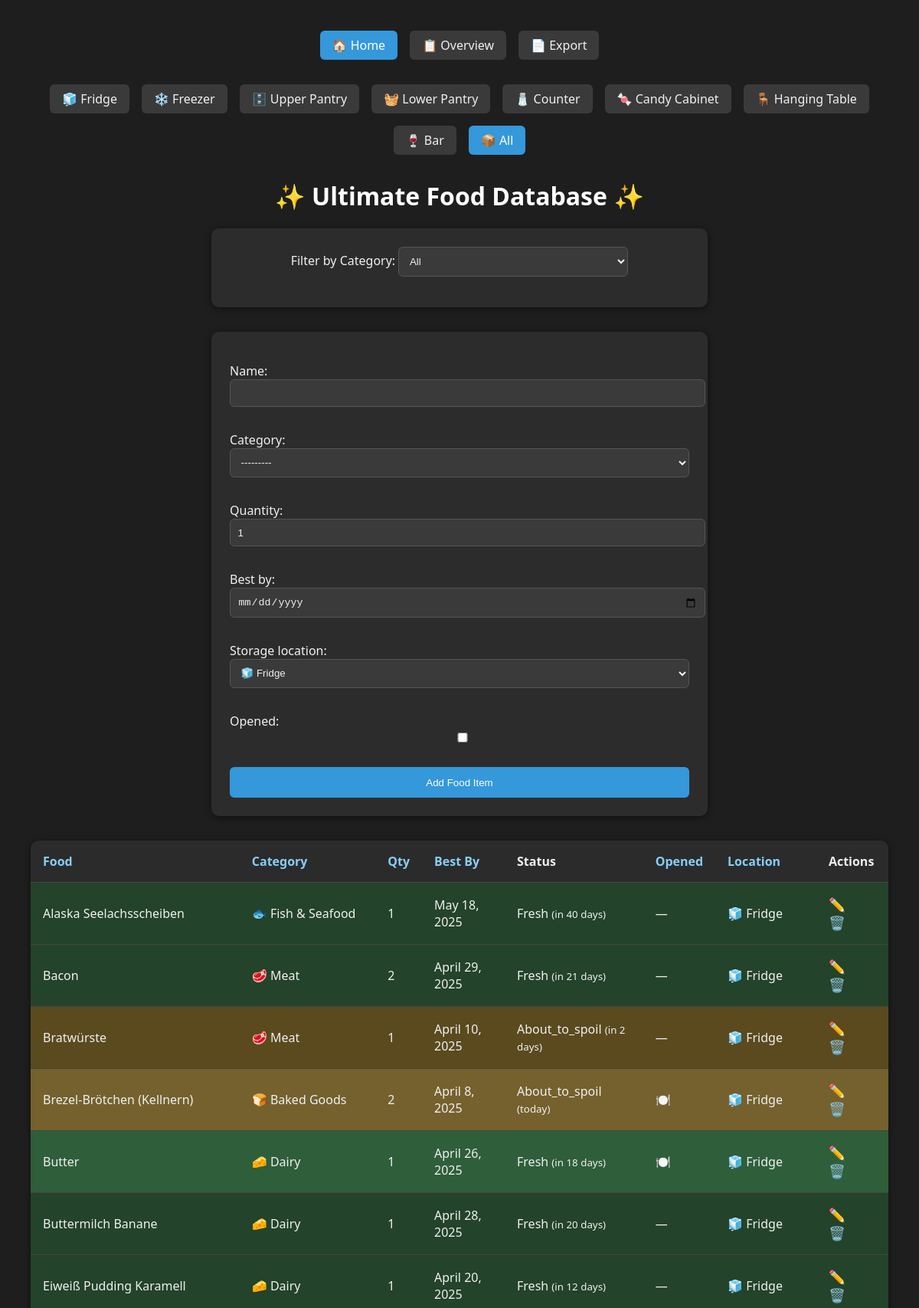
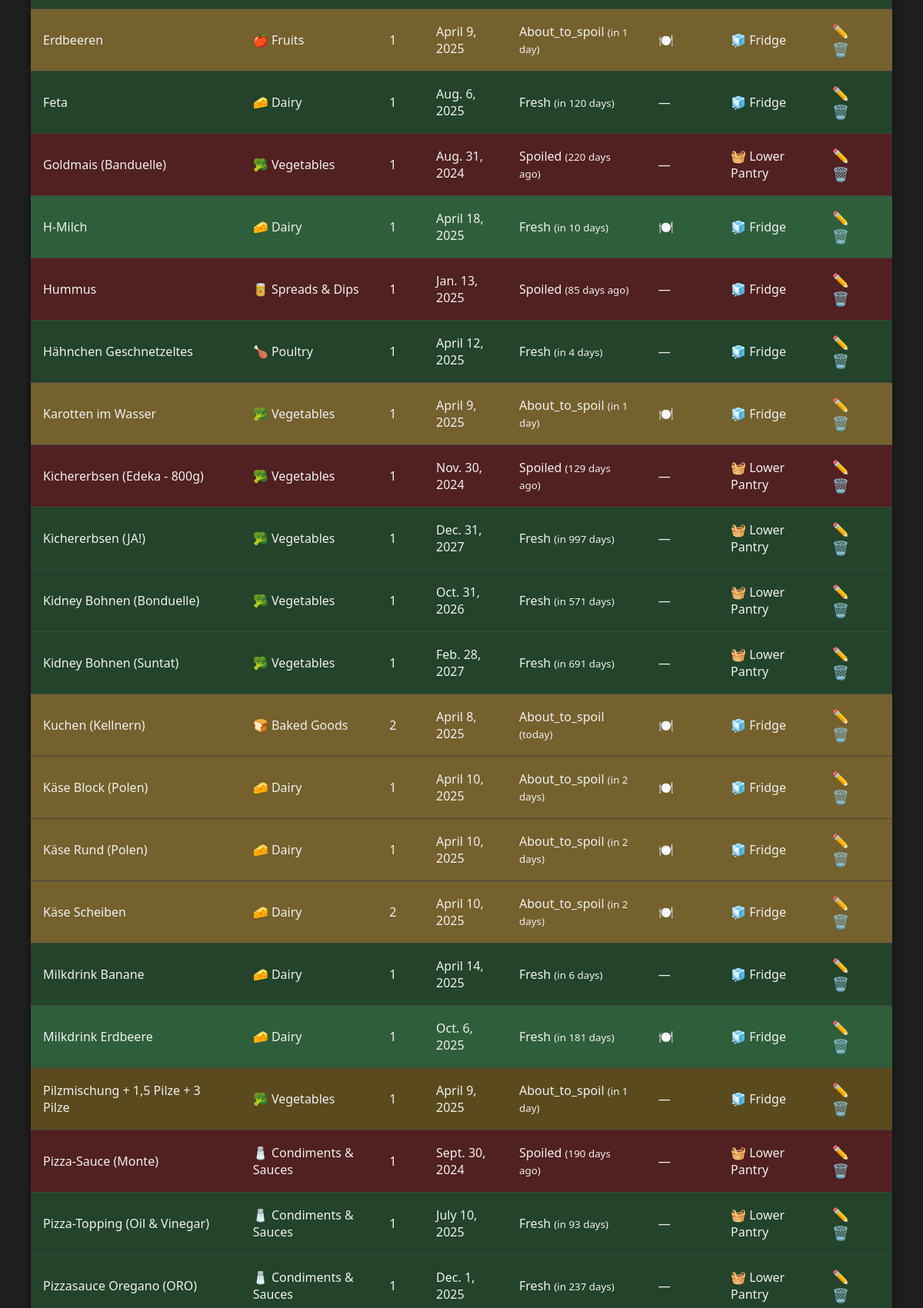
The page /?sort=name (upper part) on the database its author committed (2 pictures, top to bottom).
### fridge/models.py (models this page shows)
class FoodItem(models.Model):
    CATEGORY_CHOICES = [
        ('vegetables', '🥦 Vegetables'),
        ('fruits', '🍎 Fruits'),
        ('dairy', '🧀 Dairy'),
        ('meat', '🥩 Meat'),
        ('poultry', '🍗 Poultry'),
        ('fish', '🐟 Fish & Seafood'),
        ('eggs', '🥚 Eggs'),
        ('baked', '🍞 Baked Goods'),
        ('leftovers', '🍱 Leftovers'),
        ('spreads', '🥫 Spreads & Dips'),
        ('condiments', '🧂 Condiments & Sauces'),
        ('beverages', '🧃 Beverages'),
        ('frozen', '🧊 Frozen Foods'),
        ('snacks', '🍪 Snacks & Sweets'),
        ('prepared', '🍽️ Prepared Meals'),
        ('other', '📦 Other'),
    ]
    STORAGE_CHOICES = [
        ('fridge', '🧊 Fridge'),
        ('freezer', '❄️ Freezer'),
        ('upper_pantry', '🗄️ Upper Pantry'),
        ('lower_pantry', '🧺 Lower Pantry'),
        ('counter', '🧂 Counter'),
        ('candy_cabinet', '🍬 Candy Cabinet'),
        ('hanging_table', '🪑 Hanging Table'),
        ('bar', '🍷 Bar'),
    ]
    name = models.CharField(max_length=100)
    category = models.CharField(max_length=50, choices=CATEGORY_CHOICES)
    quantity = models.IntegerField(default=1)
    best_by = models.DateField(null=True, blank=True)
    storage_location = models.CharField(max_length=50, choices=STORAGE_CHOICES, default='fridge')
    opened = models.BooleanField(default=False)
    @property
    def status(self):
        if self.best_by is None:
            return "unknown"
        today = date.today()
        if self.best_by < today:
            return "spoiled"
        elif self.best_by <= today + timedelta(days=3):
            return "about_to_spoil"
        else:
            return "fresh"
    @property
    def days_left(self):
        if self.best_by is None:
            return "?"
        delta = (self.best_by - date.today()).days
        if delta > 0:
            return f"in {delta} day{'s' if delta > 1 else ''}"
        elif delta == 0:
            return "today"
        else:
            return f"{abs(delta)} day{'s' if abs(delta) > 1 else ''} ago"

### fridge/views.py (the view, shortened to what this page needs)
# urls.py: path('', views.fridge_view, name='fridge'),
def fridge_view(request):
    items = FoodItem.objects.all()
    sort = request.GET.get('sort')
    selected_category = request.GET.get('category', '')
    selected_storage = request.GET.get('storage', '')
    if selected_category:
        items = items.filter(category=selected_category)
    if selected_storage:
        items = items.filter(storage_location=selected_storage)
    if sort and sort != 'None':
        items = items.order_by(sort)
    else:
        items = items.order_by('storage_location', 'best_by')
    initial_data = {'storage_location': selected_storage} if selected_storage else {}
    form = FoodItemForm(request.POST or None, initial=initial_data)
    context = {
        'items': items,
        'form': form,
        'categories': FoodItem.CATEGORY_CHOICES,
        'storage_locations': FoodItem.STORAGE_CHOICES,
        'selected_category': selected_category,
        'selected_storage': selected_storage,
        'sort': sort,
    }
    return render(request, 'fridge/fridge.html', context)

### fridge/forms.py
class FoodItemForm(forms.ModelForm):
    class Meta:
        model = FoodItem
        fields = ['name', 'category', 'quantity', 'best_by', 'storage_location', 'opened']
        widgets = {
            'best_by': forms.DateInput(attrs={'type': 'date'}),
        }

### fridge/templates/fridge/fridge.html (shortened to what this page needs)
{% extends "fridge/base.html" %}
{% load static %}
{% block content %}
<div class="navbar">
    {% for code, label in storage_locations %}
        <a href="?storage={{ code }}{% if selected_category %}&category={{ selected_category }}{% endif %}"
           class="{% if selected_storage == code %}active{% endif %}">
             {{ label }}
        </a>
    {% endfor %}
    <a href="/" class="{% if not selected_storage %}active{% endif %}">📦 All</a>
</div>
<h1>✨ Ultimate Food Database ✨</h1>
<form method="get" class="filter-form">
    <label for="category">Filter by Category:</label>
    <select name="category" onchange="this.form.submit()">
        <option value="">All</option>
    </select>
</form>
<form method="POST" action="?{% if selected_category %}category={{ selected_category }}{% endif %}{% if selected_storage %}&storage={{ selected_storage }}{% endif %}">
    {{ form.as_p }}
    <button type="submit">Add Food Item</button>
</form>
<table>
    <thead>
        <tr>
            <th><a href="?sort=name{% if selected_category %}&category={{ selected_category }}{% endif %}{% if selected_storage %}&storage={{ selected_storage }}{% endif %}">Food</a></th>
            <th><a href="?sort=category{% if selected_category %}&category={{ selected_category }}{% endif %}{% if selected_storage %}&storage={{ selected_storage }}{% endif %}">Category</a></th>
            <th><a href="?sort=quantity{% if selected_category %}&category={{ selected_category }}{% endif %}{% if selected_storage %}&storage={{ selected_storage }}{% endif %}">Qty</a></th>
            <th><a href="?sort=best_by{% if selected_category %}&category={{ selected_category }}{% endif %}{% if selected_storage %}&storage={{ selected_storage }}{% endif %}">Best By</a></th>
            <th>Status</th>
            <th><a href="?sort=opened{% if selected_category %}&category={{ selected_category }}{% endif %}{% if selected_storage %}&storage={{ selected_storage }}{% endif %}">Opened</a></th>
            <th><a href="?sort=storage_location{% if selected_category %}&category={{ selected_category }}{% endif %}{% if selected_storage %}&storage={{ selected_storage }}{% endif %}">Location</a></th>
            <th>Actions</th>
        </tr>
    </thead>
    <tbody>
        {% for item in items %}
            <tr class="{% if item.opened %}opened-{{ item.status }}{% else %}{{ item.status }}{% endif %}">
                <td>{{ item.name }}</td>
                <td>{{ item.get_category_display }}</td>
                <td>{{ item.quantity }}</td>
                <td>{{ item.best_by }}</td>
                <td>{{ item.status|capfirst }} <small>({{ item.days_left }})</small></td>
                <td>{% if item.opened %}🍽️{% else %}—{% endif %}</td>
                <td>{{ item.get_storage_location_display }}</td>
                <td class="actions">
                    <a href="{% url 'edit_item' item.pk %}?category={{ selected_category }}&storage={{ selected_storage }}">✏️</a>
                    <a href="{% url 'delete_item' item.pk %}?category={{ selected_category }}&storage={{ selected_storage }}&sort={{ sort }}" onclick="return confirm('Are you sure?')">🗑️</a>
                </td>
            </tr>
        {% empty %}
            <tr>
                <td colspan="6" style="text-align: center; padding: 2rem;">No food items yet!</td>
            </tr>
        {% endfor %}
    </tbody>
</table>
{% endblock %}

### fridge/static/fridge/style.css (style rules this page uses)
body { font-family: 'Segoe UI', Tahoma, Geneva, Verdana, sans-serif; background-color: #1e1e1e; color: #f0f0f0; padding: 2rem; }
h1 { text-align: center; color: #ffffff; }
form, .form-container { background: #2c2c2c; padding: 1.5rem; border-radius: 10px; box-shadow: 0 2px 8px rgba(0,0,0,0.5); max-width: 600px; margin: 0 auto 2rem; }
form input, form select { width: 100%; padding: 0.6rem; margin-bottom: 1rem; border: 1px solid #555; border-radius: 6px; background-color: #3a3a3a; color: #f0f0f0; }
form input::placeholder { color: #bbb; }
form button { background-color: #3498db; color: white; border: none; padding: 0.8rem 1.2rem; border-radius: 6px; cursor: pointer; width: 100%; }
table { width: 100%; border-collapse: collapse; background: #2b2b2b; box-shadow: 0 2px 8px rgba(0,0,0,0.5); border-radius: 10px; overflow: hidden; }
th, td { padding: 1rem; text-align: left; border-bottom: 1px solid #444; color: #f0f0f0; }
th a { color: #87cefa; text-decoration: none; }
.spoiled { background-color: #512020; }
.about_to_spoil { background-color: #5a4a1e; }
.fresh { background-color: #23432a; }
.opened-about_to_spoil { background-color: #74612d; }
.opened-fresh { background-color: #2f5e3b; }
.actions a { margin-right: 0.5rem; text-decoration: none; font-size: 1.1rem; color: #ffffff; }
.filter-form { text-align: center; margin-bottom: 2rem; }
.filter-form select { max-width: 300px; background-color: #3a3a3a; color: #f0f0f0; border: 1px solid #555; border-radius: 6px; padding: 0.6rem; }
.navbar { display: flex; flex-wrap: wrap; gap: 1rem; justify-content: center; margin-bottom: 2rem; }
.navbar a { text-decoration: none; padding: 0.5rem 1rem; border-radius: 6px; background-color: #3a3a3a; color: #f0f0f0; font-weight: 500; transition: background 0.2s ease; }
.navbar a.active { background-color: #3498db; color: white; }

### rows shown on the page
FoodItem: name "Alaska Seelachsscheiben", category "🐟 Fish & Seafood", quantity "1", best_by "May 18, 2025", status "Fresh", days_left "in 40 days", storage_location "🧊 Fridge"
FoodItem: name "Bacon", category "🥩 Meat", quantity "2", best_by "April 29, 2025", status "Fresh", days_left "in 21 days", storage_location "🧊 Fridge"
FoodItem: name "Bratwürste", category "🥩 Meat", quantity "1", best_by "April 10, 2025", status "About_to_spoil", days_left "in 2 days", storage_location "🧊 Fridge"
FoodItem: name "Brezel-Brötchen (Kellnern)", category "🍞 Baked Goods", quantity "2", best_by "April 8, 2025", status "About_to_spoil", days_left "today", storage_location "🧊 Fridge"
FoodItem: name "Butter", category "🧀 Dairy", quantity "1", best_by "April 26, 2025", status "Fresh", days_left "in 18 days", storage_location "🧊 Fridge"
FoodItem: name "Buttermilch Banane", category "🧀 Dairy", quantity "1", best_by "April 28, 2025", status "Fresh", days_left "in 20 days", storage_location "🧊 Fridge"
FoodItem: name "Eiweiß Pudding Karamell", category "🧀 Dairy", quantity "1", best_by "April 20, 2025", status "Fresh", days_left "in 12 days", storage_location "🧊 Fridge"
FoodItem: name "Erdbeeren", category "🍎 Fruits", quantity "1", best_by "April 9, 2025", status "About_to_spoil", days_left "in 1 day", storage_location "🧊 Fridge"
FoodItem: name "Feta", category "🧀 Dairy", quantity "1", best_by "Aug. 6, 2025", status "Fresh", days_left "in 120 days", storage_location "🧊 Fridge"
FoodItem: name "Goldmais (Banduelle)", category "🥦 Vegetables", quantity "1", best_by "Aug. 31, 2024", status "Spoiled", days_left "220 days ago", storage_location "🧺 Lower Pantry"
FoodItem: name "H-Milch", category "🧀 Dairy", quantity "1", best_by "April 18, 2025", status "Fresh", days_left "in 10 days", storage_location "🧊 Fridge"
FoodItem: name "Hummus", category "🥫 Spreads & Dips", quantity "1", best_by "Jan. 13, 2025", status "Spoiled", days_left "85 days ago", storage_location "🧊 Fridge"
FoodItem: name "Hähnchen Geschnetzeltes", category "🍗 Poultry", quantity "1", best_by "April 12, 2025", status "Fresh", days_left "in 4 days", storage_location "🧊 Fridge"
FoodItem: name "Karotten im Wasser", category "🥦 Vegetables", quantity "1", best_by "April 9, 2025", status "About_to_spoil", days_left "in 1 day", storage_location "🧊 Fridge"
FoodItem: name "Kichererbsen (Edeka - 800g)", category "🥦 Vegetables", quantity "1", best_by "Nov. 30, 2024", status "Spoiled", days_left "129 days ago", storage_location "🧺 Lower Pantry"
FoodItem: name "Kichererbsen (JA!)", category "🥦 Vegetables", quantity "1", best_by "Dec. 31, 2027", status "Fresh", days_left "in 997 days", storage_location "🧺 Lower Pantry"
FoodItem: name "Kidney Bohnen (Bonduelle)", category "🥦 Vegetables", quantity "1", best_by "Oct. 31, 2026", status "Fresh", days_left "in 571 days", storage_location "🧺 Lower Pantry"
FoodItem: name "Kidney Bohnen (Suntat)", category "🥦 Vegetables", quantity "1", best_by "Feb. 28, 2027", status "Fresh", days_left "in 691 days", storage_location "🧺 Lower Pantry"
FoodItem: name "Kuchen (Kellnern)", category "🍞 Baked Goods", quantity "2", best_by "April 8, 2025", status "About_to_spoil", days_left "today", storage_location "🧊 Fridge"
FoodItem: name "Käse Block (Polen)", category "🧀 Dairy", quantity "1", best_by "April 10, 2025", status "About_to_spoil", days_left "in 2 days", storage_location "🧊 Fridge"
FoodItem: name "Käse Rund (Polen)", category "🧀 Dairy", quantity "1", best_by "April 10, 2025", status "About_to_spoil", days_left "in 2 days", storage_location "🧊 Fridge"
FoodItem: name "Käse Scheiben", category "🧀 Dairy", quantity "2", best_by "April 10, 2025", status "About_to_spoil", days_left "in 2 days", storage_location "🧊 Fridge"
FoodItem: name "Milkdrink Banane", category "🧀 Dairy", quantity "1", best_by "April 14, 2025", status "Fresh", days_left "in 6 days", storage_location "🧊 Fridge"
FoodItem: name "Milkdrink Erdbeere", category "🧀 Dairy", quantity "1", best_by "Oct. 6, 2025", status "Fresh", days_left "in 181 days", storage_location "🧊 Fridge"
FoodItem: name "Pilzmischung + 1,5 Pilze + 3 Pilze", category "🥦 Vegetables", quantity "1", best_by "April 9, 2025", status "About_to_spoil", days_left "in 1 day", storage_location "🧊 Fridge"
FoodItem: name "Pizza-Sauce (Monte)", category "🧂 Condiments & Sauces", quantity "1", best_by "Sept. 30, 2024", status "Spoiled", days_left "190 days ago", storage_location "🧺 Lower Pantry"
FoodItem: name "Pizza-Topping (Oil & Vinegar)", category "🧂 Condiments & Sauces", quantity "1", best_by "July 10, 2025", status "Fresh", days_left "in 93 days", storage_location "🧺 Lower Pantry"
FoodItem: name "Pizzasauce Oregano (ORO)", category "🧂 Condiments & Sauces", quantity "1", best_by "Dec. 1, 2025", status "Fresh", days_left "in 237 days", storage_location "🧺 Lower Pantry"

### other values the page prints
{{ label }} "🧊 Fridge" "❄️ Freezer" "🗄️ Upper Pantry" "🧺 Lower Pantry" "🧂 Counter" "🍬 Candy Cabinet" "🪑 Hanging Table" "🍷 Bar"
